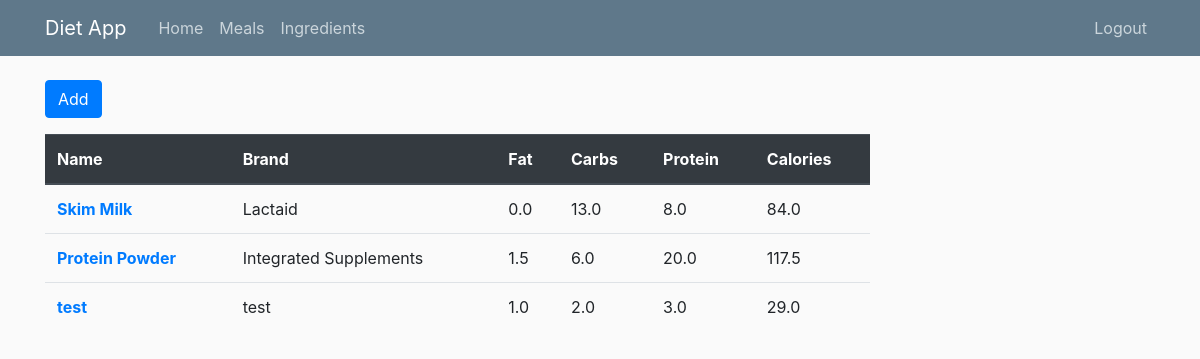
The page /ingredients (signed in) on the database as committed earlier.
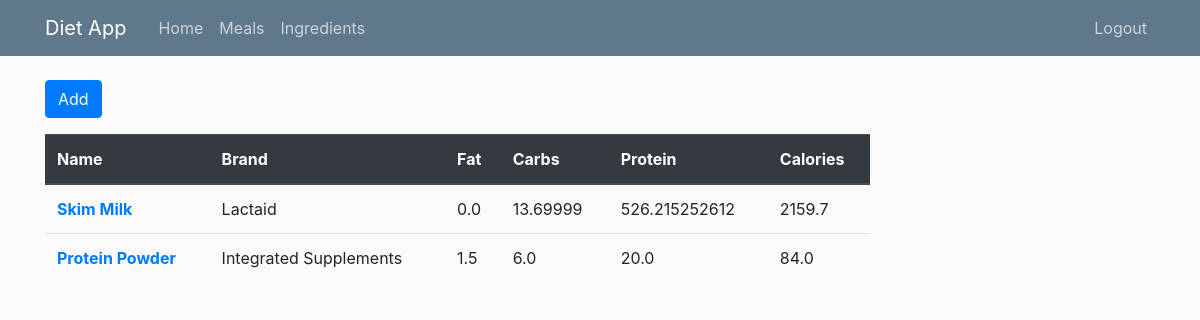
The same page on the database as committed later.
### dietapp/models.py (models this page shows, shortened)
class Ingredients(db.Model):
    id = db.Column(db.Integer, primary_key = True)
    brand = db.Column(db.String(100), nullable = False)
    name = db.Column(db.String(100), nullable = False)
    date_created = db.Column(db.DateTime, nullable = False, default = datetime.utcnow )
    date_used = db.Column(db.DateTime)
    favorite = db.Column(db.Boolean, nullable = False, default=False)
    obsolete = db.Column(db.Boolean, nullable = False, default=False)
    protein = db.Column(db.Float, default = 0)
    carbs = db.Column(db.Float, default = 0)
    fat = db.Column(db.Float, default = 0)
    calories = db.Column(db.Float,default=0, nullable = False)
    serv_weight = db.Column(db.Float)
    serv_volume = db.Column(db.Float)
    serv_count = db.Column(db.Float)
    weight_unit_id = db.Column(db.Integer, db.ForeignKey('units.id'))
    volume_unit_id = db.Column(db.Integer, db.ForeignKey('units.id'))
    count_unit_id = db.Column(db.Integer, db.ForeignKey('units.id'))
    user_id = db.Column(db.Integer, db.ForeignKey('user.id'), nullable = False)

### dietapp/routes.py (the view)
@app.route('/ingredients')
@login_required
def ingredients():
    ingredients = current_user.ingredients
    return render_template('ingredients.html',title='Ingredients', ingredients=ingredients)

### dietapp/models.py (called while the page is built)
@login_manager.user_loader
def load_user(user_id):
    return User.query.get(int(user_id))

### dietapp/templates/ingredients.html
{% extends "layout.html" %}
{% block content %}
    <a class="btn btn-primary btn-md mb-3" href="{{ url_for('new_ingredient') }}">Add</a>
    {% if ingredients %}
        <table class="table">
            <thead class="thead-dark">
            <tr>
                <th scope="col">Name</th>
                <th scope="col">Brand</th>
                <th scope="col">Fat</th>
                <th scope="col">Carbs</th>
                <th scope="col">Protein</th>
                <th scope="col">Calories</th>
            </tr>
            </thead>
            <tbody>
                {% for i in ingredients %}
                    <tr>
                        <th scope="row"><a href="{{ url_for('update_ingredient', ingredient_id=i.id) }}">{{i.name}}</a></th>
                        <td>{{i.brand}}</td>
                        <td>{{i.fat}}</td>
                        <td>{{i.carbs}}</td>
                        <td>{{i.protein}}</td>
                        <td>{{i.calories}}</td>
                    </tr>
                {% endfor %}
            </tbody>
        </table>
    {% else %}
        <h1>No Ingredients</h1>
    {% endif %}
{% endblock content %}

### dietapp/templates/layout.html (shortened to what this page needs)
<!doctype html>
<html lang="en">
  <head>
    <link rel="stylesheet" href="https://stackpath.bootstrapcdn.com/bootstrap/4.3.1/css/bootstrap.min.css">
    <link rel="stylesheet" type="text/css" href="{{ url_for('static', filename='main.css') }}">
  </head>
  <body>
    {% if current_user.is_authenticated %}
    <header class="site-header">
        <nav class="navbar navbar-expand-md navbar-dark bg-steel fixed-top">
          <div class="container">
            <a class="navbar-brand mr-4" href="/">Diet App</a>
            <div class="collapse navbar-collapse" id="navbarToggle">
              <div class="navbar-nav mr-auto">
                <a class="nav-item nav-link" href="{{ url_for('home') }}">Home</a>
                <a class="nav-item nav-link" href="{{ url_for('meals') }}">Meals</a>
                <a class="nav-item nav-link" href="{{ url_for('ingredients') }}">Ingredients</a>
              </div>
              <div class="navbar-nav">
                  <a class="nav-item nav-link" href="{{ url_for('logout') }}">Logout</a>
              </div>
            </div>
          </div>
        </nav>
    </header>
    {% endif %}
    <main role="main" class="container">
        <div class="row">
            <div class="col-md-9">
                {% block content %}{% endblock %}
            </div>
            <div class="col-md-3">
            </div>
        </div>
    </main>
  </body>
</html>

### dietapp/static/main.css (style rules this page uses)
body { background: #fafafa; color: #333333; margin-top: 5rem; }
.bg-steel { background-color: #5f788a; }
.site-header .navbar-nav .nav-link { color: #cbd5db; }

Rows that differ between the two databases and show on the page:
removed Ingredients: name "test", brand "test", fat "1.0", carbs "2.0", protein "3.0", calories "29.0"
changed Ingredients "Skim Milk": carbs "13.0" → "13.69999"; protein "8.0" → "526.215252612"; calories "84.0" → "2159.7"
changed Ingredients "Protein Powder": calories "117.5" → "84.0"
